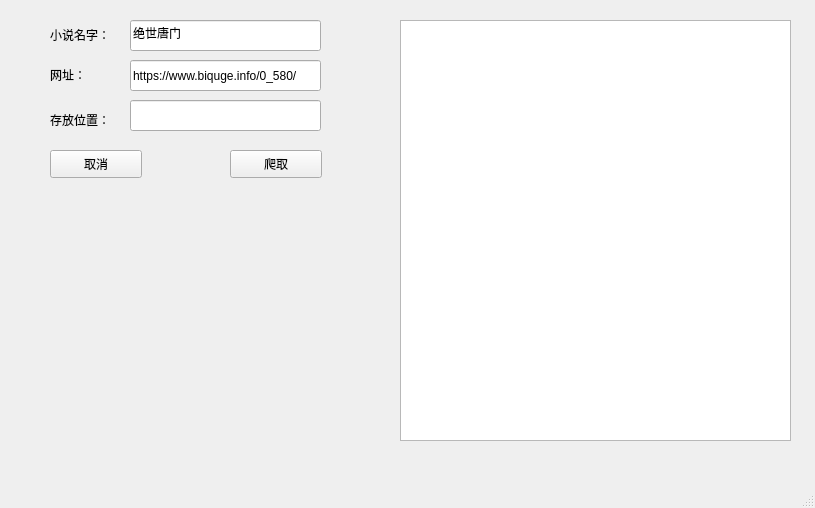
<?xml version="1.0" encoding="UTF-8"?>
<ui version="4.0">
 <class>MainWindow</class>
 <widget class="QMainWindow" name="MainWindow">
  <property name="geometry">
   <rect>
    <x>0</x>
    <y>0</y>
    <width>815</width>
    <height>508</height>
   </rect>
  </property>
  <property name="windowTitle">
   <string>神器</string>
  </property>
  <widget class="QWidget" name="centralwidget">
   <widget class="QPushButton" name="pushButton">
    <property name="geometry">
     <rect>
      <x>50</x>
      <y>150</y>
      <width>92</width>
      <height>28</height>
     </rect>
    </property>
    <property name="toolTip">
     <string/>
    </property>
    <property name="text">
     <string>取消</string>
    </property>
   </widget>
   <widget class="QPushButton" name="pushButton_2">
    <property name="geometry">
     <rect>
      <x>230</x>
      <y>150</y>
      <width>92</width>
      <height>28</height>
     </rect>
    </property>
    <property name="text">
     <string>爬取</string>
    </property>
   </widget>
   <widget class="QLineEdit" name="lineEdit">
    <property name="geometry">
     <rect>
      <x>130</x>
      <y>20</y>
      <width>191</width>
      <height>31</height>
     </rect>
    </property>
    <property name="text">
     <string>绝世唐门</string>
    </property>
   </widget>
   <widget class="QLabel" name="label_2">
    <property name="geometry">
     <rect>
      <x>50</x>
      <y>25</y>
      <width>72</width>
      <height>20</height>
     </rect>
    </property>
    <property name="text">
     <string>小说名字：</string>
    </property>
   </widget>
   <widget class="QLabel" name="label_3">
    <property name="geometry">
     <rect>
      <x>50</x>
      <y>65</y>
      <width>72</width>
      <height>20</height>
     </rect>
    </property>
    <property name="text">
     <string>网址：</string>
    </property>
   </widget>
   <widget class="QLineEdit" name="lineEdit_2">
    <property name="geometry">
     <rect>
      <x>130</x>
      <y>60</y>
      <width>191</width>
      <height>31</height>
     </rect>
    </property>
    <property name="text">
     <string>https://www.biquge.info/0_580/</string>
    </property>
   </widget>
   <widget class="QLineEdit" name="lineEdit_3">
    <property name="geometry">
     <rect>
      <x>130</x>
      <y>100</y>
      <width>191</width>
      <height>31</height>
     </rect>
    </property>
    <property name="text">
     <string/>
    </property>
   </widget>
   <widget class="QLabel" name="label_4">
    <property name="geometry">
     <rect>
      <x>50</x>
      <y>110</y>
      <width>72</width>
      <height>20</height>
     </rect>
    </property>
    <property name="text">
     <string>存放位置：</string>
    </property>
   </widget>
   <widget class="QTextBrowser" name="textBrowser">
    <property name="geometry">
     <rect>
      <x>400</x>
      <y>20</y>
      <width>391</width>
      <height>421</height>
     </rect>
    </property>
    <property name="font">
     <font>
      <family>宋体</family>
     </font>
    </property>
   </widget>
  </widget>
  <widget class="QMenuBar" name="menubar">
   <property name="geometry">
    <rect>
     <x>0</x>
     <y>0</y>
     <width>815</width>
     <height>26</height>
    </rect>
   </property>
  </widget>
  <widget class="QStatusBar" name="statusbar"/>
  <action name="actionsave">
   <property name="text">
    <string>save</string>
   </property>
  </action>
  <action name="actionexit">
   <property name="text">
    <string>exit</string>
   </property>
  </action>
  <action name="actionversion">
   <property name="text">
    <string>version</string>
   </property>
  </action>
 </widget>
 <resources/>
 <connections/>
</ui>
